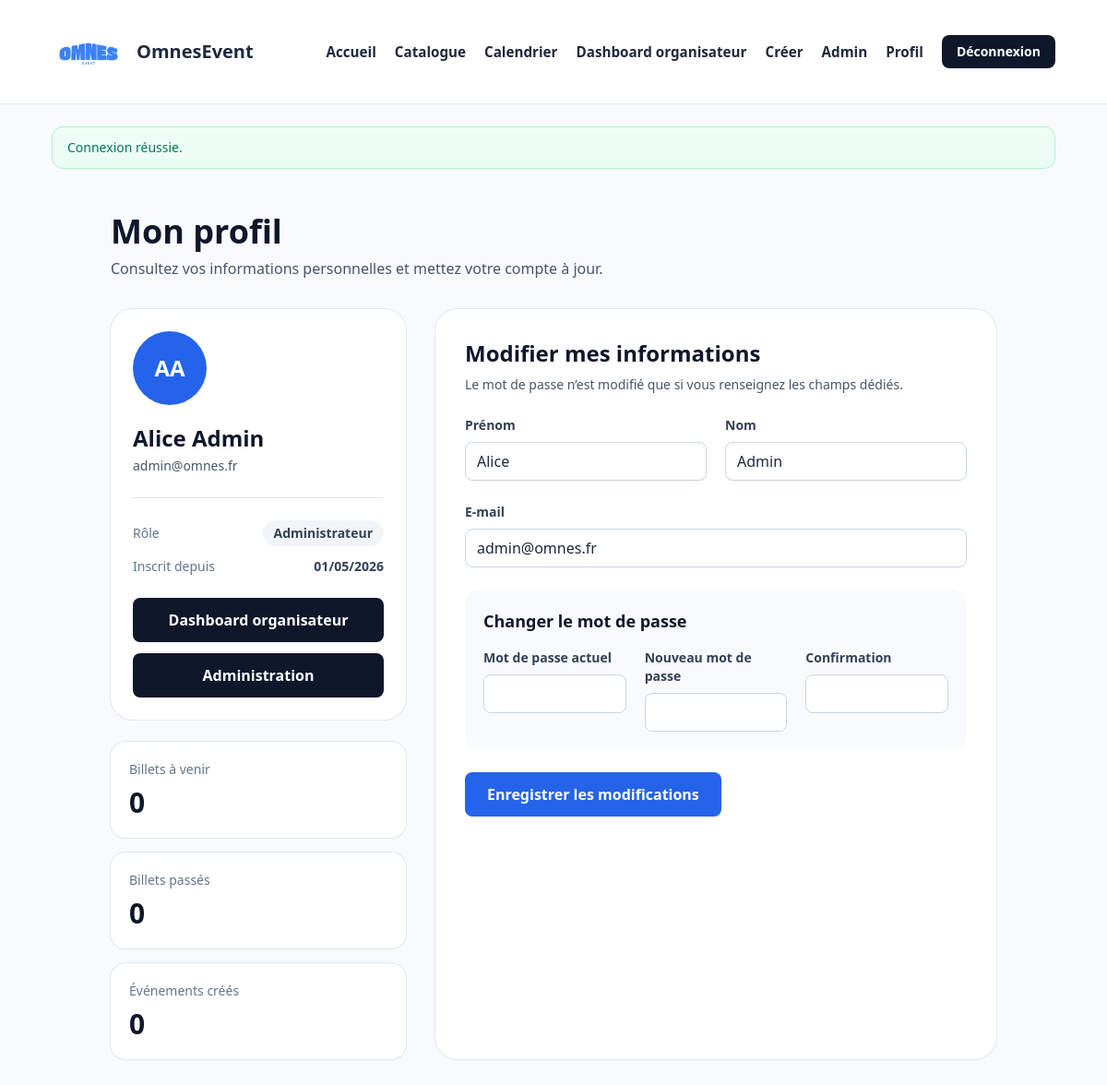
The page /pages/mon-profil.php (signed in) on the database its author committed.
### tables this page shows
CREATE TABLE users (
    id INT AUTO_INCREMENT PRIMARY KEY,
    prenom VARCHAR(100) NOT NULL,
    nom VARCHAR(100) NOT NULL,
    email VARCHAR(190) NOT NULL UNIQUE,
    password VARCHAR(255) NOT NULL,
    role ENUM('participant', 'organisateur', 'administrateur') NOT NULL DEFAULT 'participant',
    statut_organisateur ENUM('valide', 'en_attente') NOT NULL DEFAULT 'valide',
    created_at TIMESTAMP NOT NULL DEFAULT CURRENT_TIMESTAMP
);

### includes/functions.php (called while the page is built, shortened)
<?php
function e(null|string|int|float $value): string
{
    return htmlspecialchars((string) $value, ENT_QUOTES, 'UTF-8');
}
function url(string $path = ''): string
{
    $path = trim($path);
    return BASE_URL . '/' . ltrim($path, '/');
}
function current_user(): ?array
{
    return $_SESSION['user'] ?? null;
}
function user_full_name(array $user): string
{
    return trim(($user['prenom'] ?? '') . ' ' . ($user['nom'] ?? ''));
}
function old(string $key, string $default = ''): string
{
    return isset($_POST[$key]) ? trim((string) $_POST[$key]) : $default;
}
function organizer_is_approved(?array $user = null): bool
{
    $user ??= current_user();
    if ($user['role'] === 'administrateur') {
        return true;
    }
    return ($user['statut_organisateur'] ?? 'en_attente') === 'valide';
}
function fetch_user_by_id(PDO $pdo, int $userId): ?array
{
    $stmt = $pdo->prepare('SELECT * FROM users WHERE id = :id LIMIT 1');
    $stmt->execute(['id' => $userId]);
    $user = $stmt->fetch();
    return $user ?: null;
}

### includes/bootstrap.php (called while the page is built, shortened)
<?php
require_once __DIR__ . '/functions.php';
require_once __DIR__ . '/db.php';
if (isset($_SESSION['user']['id'])) {
    $freshUser = fetch_user_by_id($pdo, (int) $_SESSION['user']['id']);
}

### includes/db.php (called while the page is built, shortened)
<?php
$dbHost = 'localhost';
$dbName = 'omnesevent';
$dbUser = 'root';
$dbPassword = '';
try {
    $pdo = new PDO(
        "mysql:host={$dbHost};dbname={$dbName};charset=utf8mb4",
        $dbUser,
        $dbPassword,
        [
            PDO::ATTR_ERRMODE => PDO::ERRMODE_EXCEPTION,
            PDO::ATTR_DEFAULT_FETCH_MODE => PDO::FETCH_ASSOC,
        ]
    );
} catch (PDOException $exception) {
    exit('Connexion impossible à la base de données "omnesevent". Importez d’abord le fichier database/omnesevent.sql dans phpMyAdmin.');
}
try {
    $pdo->exec(
        'CREATE TABLE IF NOT EXISTS listes_attente (
            id INT AUTO_INCREMENT PRIMARY KEY,
            user_id INT NOT NULL,
            evenement_id INT NOT NULL,
            position_attente INT NOT NULL,
            statut ENUM("en_attente","convertie","annulee") NOT NULL DEFAULT "en_attente",
            created_at TIMESTAMP NOT NULL DEFAULT CURRENT_TIMESTAMP,
            UNIQUE KEY unique_waitlist (user_id, evenement_id),
            KEY idx_waitlist_event_status (evenement_id, statut, position_attente),
            CONSTRAINT fk_listes_attente_user
                FOREIGN KEY (user_id) REFERENCES users(id)
                ON DELETE CASCADE
                ON UPDATE CASCADE,
            CONSTRAINT fk_listes_attente_evenement
                FOREIGN KEY (evenement_id) REFERENCES evenements(id)
                ON DELETE CASCADE
                ON UPDATE CASCADE
        ) ENGINE=InnoDB DEFAULT CHARSET=utf8mb4 COLLATE=utf8mb4_unicode_ci'
    );
    $indexCheck = $pdo->query("SHOW INDEX FROM reservations WHERE Key_name = 'uniq_qr_token'");
    $hasQrIndex = $indexCheck !== false && $indexCheck->fetch() !== false;
    if (!$hasQrIndex) {
        $pdo->exec('ALTER TABLE reservations ADD UNIQUE KEY uniq_qr_token (qr_token)');
    }
    $pdo->exec(
        'UPDATE evenements e
         SET e.places_reservees = (
             SELECT COUNT(*)
             FROM reservations r
             WHERE r.evenement_id = e.id
               AND r.statut = "reserve"
         )'
    );
    $pdo->exec(
        'UPDATE evenements
         SET adresse_complete = lieu
         WHERE adresse_complete IS NULL
            OR adresse_complete = ""'
    );
    $paidEventsCountStmt = $pdo->query('SELECT COUNT(*) FROM evenements WHERE prix > 0');
} catch (PDOException $exception) {
}

### pages/mon-profil.php (the view, shortened to what this page needs)
<?php
require_once __DIR__ . '/../includes/bootstrap.php';
$dbUser = fetch_user_by_id($pdo, (int) current_user()['id']);
$statsStmt = $pdo->prepare(
    'SELECT
        SUM(CASE WHEN r.statut = "reserve" AND e.date_evenement >= NOW() THEN 1 ELSE 0 END) AS billets_a_venir,
        SUM(CASE WHEN r.statut = "reserve" AND e.date_evenement < NOW() THEN 1 ELSE 0 END) AS billets_passes
     FROM reservations r
     INNER JOIN evenements e ON e.id = r.evenement_id
     WHERE r.user_id = :user_id'
);
$statsStmt->execute(['user_id' => $dbUser['id']]);
$ticketStats = $statsStmt->fetch() ?: ['billets_a_venir' => 0, 'billets_passes' => 0];
$eventCountStmt = $pdo->prepare('SELECT COUNT(*) FROM evenements WHERE organisateur_id = :organisateur_id');
$eventCountStmt->execute(['organisateur_id' => $dbUser['id']]);
$createdEvents = (int) $eventCountStmt->fetchColumn();
$roleLabel = match ($dbUser['role']) {
    'administrateur' => 'Administrateur',
    'organisateur' => 'Organisateur',
    default => 'Participant',
};
include __DIR__ . '/../includes/header.php';
?>
<section class="mx-auto max-w-5xl px-4 py-12 md:px-8">
    <div class="mb-8">
        <h1 class="text-4xl font-bold text-slate-900">Mon profil</h1>
        <p class="mt-2 text-slate-600">Consultez vos informations personnelles et mettez votre compte à jour.</p>
    </div>
    <div class="grid gap-8 lg:grid-cols-[320px,1fr]">
        <aside class="space-y-6">
            <div class="rounded-3xl bg-white p-6 shadow-sm ring-1 ring-slate-200">
                <div class="flex h-20 w-20 items-center justify-center rounded-full bg-blue-600 text-2xl font-bold text-white">
                    <?= e(strtoupper(substr($dbUser['prenom'], 0, 1) . substr($dbUser['nom'], 0, 1))) ?>
                </div>
                <h2 class="mt-5 text-2xl font-bold text-slate-900"><?= e(user_full_name($dbUser)) ?></h2>
                <p class="mt-1 text-sm text-slate-600"><?= e($dbUser['email']) ?></p>
                <div class="mt-6 space-y-3 border-t border-slate-200 pt-6 text-sm">
                    <div class="flex items-center justify-between gap-3">
                        <span class="text-slate-500">Rôle</span>
                        <span class="rounded-full bg-slate-100 px-3 py-1 font-semibold text-slate-700"><?= e($roleLabel) ?></span>
                    </div>
                    <div class="flex items-center justify-between gap-3">
                        <span class="text-slate-500">Inscrit depuis</span>
                        <span class="font-semibold text-slate-700"><?= e((new DateTime($dbUser['created_at']))->format('d/m/Y')) ?></span>
                    </div>
                </div>
                <div class="mt-6 space-y-3">
                    <?php if (organizer_is_approved($dbUser)): ?>
                        <a href="<?= e(url('pages/dashboard-organisateur.php')) ?>" class="block rounded-lg bg-slate-900 px-4 py-3 text-center font-semibold text-white hover:bg-slate-700">
                            Dashboard organisateur
                        </a>
                    <?php endif; ?>
                    <?php if ($dbUser['role'] === 'administrateur'): ?>
                        <a href="<?= e(url('pages/admin.php')) ?>" class="block rounded-lg bg-slate-900 px-4 py-3 text-center font-semibold text-white hover:bg-slate-700">
                            Administration
                        </a>
                    <?php endif; ?>
                </div>
            </div>
            <div class="grid gap-4 sm:grid-cols-3 lg:grid-cols-1">
                <div class="rounded-2xl bg-white p-5 shadow-sm ring-1 ring-slate-200">
                    <p class="text-sm text-slate-500">Billets à venir</p>
                    <p class="mt-2 text-3xl font-bold text-slate-900"><?= e((string) ((int) ($ticketStats['billets_a_venir'] ?? 0))) ?></p>
                </div>
                <div class="rounded-2xl bg-white p-5 shadow-sm ring-1 ring-slate-200">
                    <p class="text-sm text-slate-500">Billets passés</p>
                    <p class="mt-2 text-3xl font-bold text-slate-900"><?= e((string) ((int) ($ticketStats['billets_passes'] ?? 0))) ?></p>
                </div>
                <div class="rounded-2xl bg-white p-5 shadow-sm ring-1 ring-slate-200">
                    <p class="text-sm text-slate-500">Événements créés</p>
                    <p class="mt-2 text-3xl font-bold text-slate-900"><?= e((string) $createdEvents) ?></p>
                </div>
            </div>
        </aside>
        <div class="rounded-3xl bg-white p-8 shadow-sm ring-1 ring-slate-200">
            <h2 class="text-2xl font-bold text-slate-900">Modifier mes informations</h2>
            <p class="mt-2 text-sm text-slate-600">Le mot de passe n’est modifié que si vous renseignez les champs dédiés.</p>
            <form method="post" class="mt-6 space-y-6">
                <div class="grid gap-5 md:grid-cols-2">
                    <div>
                        <label for="prenom" class="mb-2 block text-sm font-semibold text-slate-700">Prénom</label>
                        <input type="text" id="prenom" name="prenom" value="<?= e(old('prenom', $dbUser['prenom'])) ?>" class="w-full rounded-lg border border-slate-300 px-3 py-2" required>
                    </div>
                    <div>
                        <label for="nom" class="mb-2 block text-sm font-semibold text-slate-700">Nom</label>
                        <input type="text" id="nom" name="nom" value="<?= e(old('nom', $dbUser['nom'])) ?>" class="w-full rounded-lg border border-slate-300 px-3 py-2" required>
                    </div>
                </div>
                <div>
                    <label for="email" class="mb-2 block text-sm font-semibold text-slate-700">E-mail</label>
                    <input type="email" id="email" name="email" value="<?= e(old('email', $dbUser['email'])) ?>" class="w-full rounded-lg border border-slate-300 px-3 py-2" required>
                </div>
                <div class="rounded-2xl bg-slate-50 p-5">
                    <h3 class="text-lg font-bold text-slate-900">Changer le mot de passe</h3>
                    <div class="mt-4 grid gap-5 md:grid-cols-3">
                        <div>
                            <label for="current_password" class="mb-2 block text-sm font-semibold text-slate-700">Mot de passe actuel</label>
                            <input type="password" id="current_password" name="current_password" class="w-full rounded-lg border border-slate-300 px-3 py-2">
                        </div>
                        <div>
                            <label for="new_password" class="mb-2 block text-sm font-semibold text-slate-700">Nouveau mot de passe</label>
                            <input type="password" id="new_password" name="new_password" class="w-full rounded-lg border border-slate-300 px-3 py-2">
                        </div>
                        <div>
                            <label for="confirm_password" class="mb-2 block text-sm font-semibold text-slate-700">Confirmation</label>
                            <input type="password" id="confirm_password" name="confirm_password" class="w-full rounded-lg border border-slate-300 px-3 py-2">
                        </div>
                    </div>
                </div>
                <button type="submit" class="rounded-lg bg-blue-600 px-6 py-3 font-semibold text-white hover:bg-blue-700">
                    Enregistrer les modifications
                </button>
            </form>
        </div>
    </div>
</section>
<?php include __DIR__ . '/../includes/footer.php'; ?>

### assets/styles.css (style rules this page uses)
html { scroll-behavior: smooth; }
body { font-family: "Segoe UI", Tahoma, Geneva, Verdana, sans-serif; }

### rows shown on the page
users: prenom+nom "AA", user_full_name($dbUser) "Alice Admin", email "admin@omnes.fr", role "Administrateur", created_at "01/05/2026", prenom "Alice", nom "Admin"

### other values the page prints
$message['message'] "Connexion réussie."
$ticketStats['billets_a_venir'] "0"
$ticketStats['billets_passes'] "0"
$createdEvents "0"
